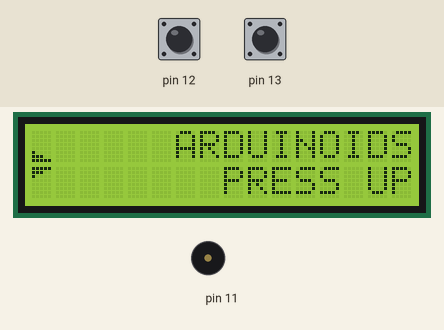
This sketch was run on a simulated Arduino Uno, built with avr-gcc and run on an emulated ATmega328P. Parts: 16×2 character LCD, buzzer (waves = sounding). The inputs (shaded band) are chosen by the test bench; at power-on: pin 13 HIGH, pin 12 HIGH. Random numbers use the default seed unless the sketch sets one.

Above: at 1.2 s.
1.3 s: pin 13 pulled LOW for 0.15 s
At 3.07 s:
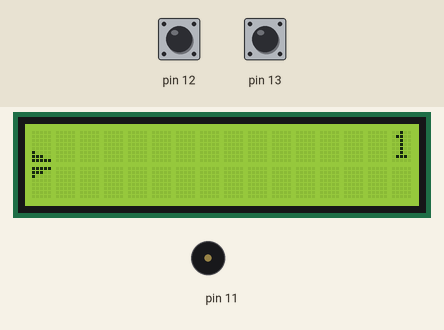
3.2 s: pin 12 pulled LOW for 0.15 s
At 4.02 s:
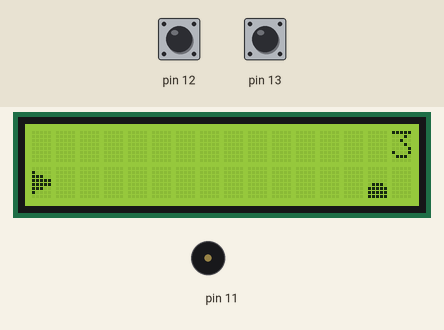
5.7 s: pin 12 pulled LOW for 1 s
At 6.52 s:
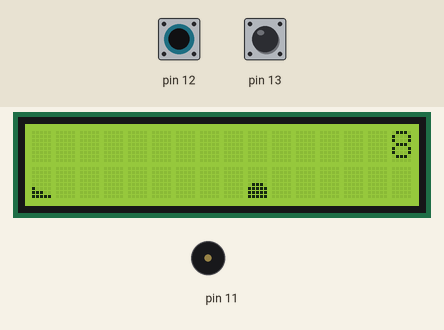
8.2 s: pin 13 pulled LOW for 1 s
At 11.1 s:
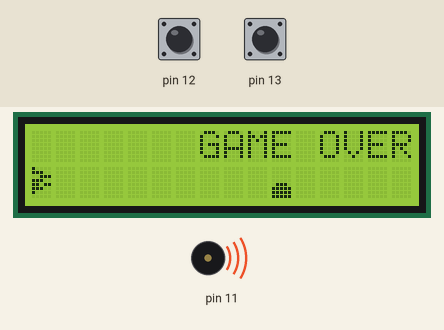
11.2 s: pin 13 pulled LOW for 3.2 s
At 15.4 s:
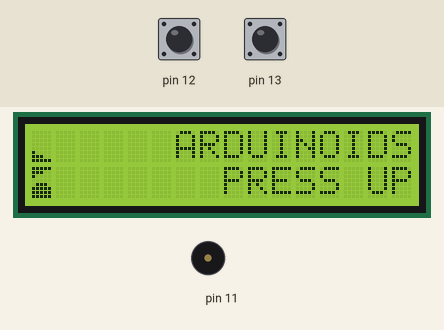
16.0 s: pin 13 pulled LOW for 0.15 s
At 19.12 s:
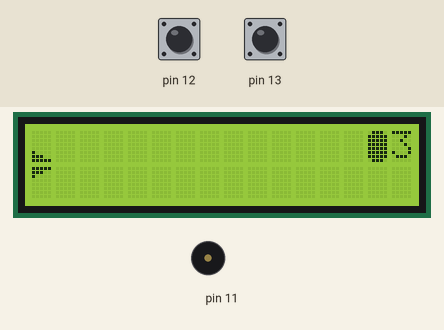
Timing chart, 0 to 20.6 s (numbered marks = the images above; inputs shaded):
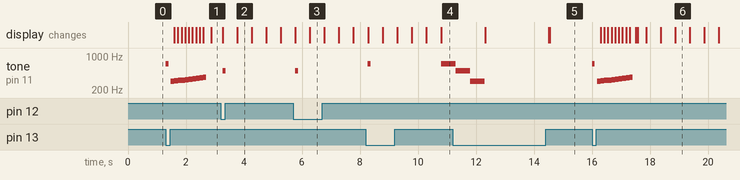

Measured:
- after the input at 1.3 s, tone on pin 11: plays 700 Hz for 0.10 s, 300 Hz for 0.12 s, 307 Hz for 0.12 s, 314 Hz for 0.12 s, 321 Hz for 0.12 s, 328 Hz for 0.12 s … (11 notes in this stretch), starting at once; the display: first changes after 0.30 s (image 1 shows a later state)
- after the input at 3.2 s, tone on pin 11: silent → 500 Hz after 0.07 s, → silent 0.10 s later
- after the input at 5.7 s, tone on pin 11: silent → 500 Hz after 0.07 s, → silent 0.10 s later
- after the input at 16.0 s, tone on pin 11: plays 700 Hz for 0.10 s, 300 Hz for 0.12 s, 307 Hz for 0.12 s, 314 Hz for 0.12 s, 321 Hz for 0.12 s, 328 Hz for 0.12 s … (11 notes in this stretch), starting at once; the display: first changes after 0.30 s (image 6 shows a later state)
- what the display in image 2 shows lasts 0.5 s, from 3.8 s to 4.3 s

The sketch:

asteroids.ino
```cpp
#include <LiquidCrystal_I2C.h>

// Sprites
byte spritePlayerNormal[8] = {
  0b00000,
  0b10000,
  0b11100,
  0b11111,
  0b11111,
  0b11100,
  0b10000,
  0b00000
};
byte spritePlayerTop[8] = {
  0b00000,
  0b00000,
  0b00000,
  0b00000,
  0b00000,
  0b10000,
  0b11100,
  0b11111
};
byte spritePlayerBottom[8] = {
  0b11111,
  0b11100,
  0b10000,
  0b00000,
  0b00000,
  0b00000,
  0b00000,
  0b00000
};
byte spriteStoneNormal[8] = {
  0b01110,
  0b11111,
  0b11111,
  0b11111,
  0b11111,
  0b11111,
  0b11111,
  0b01110
};
byte spriteStoneTop[8] = {
  0b00000,
  0b00000,
  0b00000,
  0b00000,
  0b01110,
  0b11111,
  0b11111,
  0b11111
};
byte spriteStoneBottom[8] = {
  0b11111,
  0b11111,
  0b11111,
  0b01110,
  0b00000,
  0b00000,
  0b00000,
  0b00000
};
byte spritePlayerStoneTop[8] = {
  0b11111,
  0b11111,
  0b11111,
  0b01110,
  0b00000,
  0b10000,
  0b11100,
  0b11111
};
byte spritePlayerStoneBottom[8] = {
  0b11111,
  0b11100,
  0b10000,
  0b00000,
  0b01110,
  0b11111,
  0b11111,
  0b11111
};
byte spritePlayerNormalBroken[8] = {
  0b10000,
  0b11100,
  0b00111,
  0b11100,
  0b11011,
  0b11100,
  0b10000,
  0b00000
};
byte spritePlayerTopBroken[8] = {
  0b00000,
  0b00000,
  0b00000,
  0b00000,
  0b10000,
  0b11100,
  0b00111,
  0b11100
};
byte spritePlayerBottomBroken[8] = {
  0b11011,
  0b11100,
  0b10000,
  0b00000,
  0b00000,
  0b00000,
  0b00000,
  0b00000
};
byte spriteUpArrow[8] = {
  0b00000,
  0b00100,
  0b01110,
  0b11111,
  0b00000,
  0b00000,
  0b00000,
  0b00000
};
byte spriteDownArrow[8] = {
  0b00000,
  0b00000,
  0b00000,
  0b00000,
  0b11111,
  0b01110,
  0b00100,
  0b00000
};

int stone[16] = {-1,-1,-1,-1,-1,-1,-1,-1,-1,-1,-1,-1,-1,-1,-1,-1};

LiquidCrystal_I2C lcd(0x27, 16, 2); // I2C address 0x27, 16 column and 2 rows
int up = 1;
int down = 1;
int playerpos = 1;
int fps = 10;
int counter = 0;
int stonepos = 15;
int nextstone = 0;
int score = 0;
int difficulty = 5;

String screen = "start";

void setup()
{
  lcd.init(); // initialize the lcd
  lcd.backlight();
  lcd.clear();
  switchScreen(screen);

  pinMode(13, INPUT_PULLUP);
  pinMode(12, INPUT_PULLUP);

  randomSeed(analogRead(A1));
}


void loop()
{
  long fstart = millis();
  lcd.clear();
  if (screen == "start") {
    startScreen();
  }
  if (screen == "ingame") {
    ingameScreen();
  }
  if (screen == "gameover") {
    gameOverScreen();
  }
  counter++;
  if (counter == 60) counter = 0;
  long fend = millis();
  if (1000/fps - (fend - fstart) > 0) delay(1000/fps - (fend-fstart));
}

void startScreen()
{
  lcd.setCursor(6,0);
  lcd.print("ARDUINOIDS");
  lcd.setCursor(8,1);
  lcd.print("PRESS UP");
  drawPlayer(0,2);
  while (digitalRead(13) == 1) {}
  tone(11, 700, 100);
  while (digitalRead(13) == 0) {}
  for (int i = 0; i<10; i++) {
    lcd.clear();
    lcd.setCursor(6+i,0);
    lcd.print("ARDUINOIDS");
    lcd.setCursor(8+i,1);
    lcd.print("PRESS UP");
    drawPlayer(0,2);
    tone(11, 300+i*7);
    delay(1000/fps);
  }
  noTone(11);
  delay(100);
  switchScreen("ingame");
}

void ingameScreen()
{
  // Update
  if ((counter % difficulty) == 0) {
    stone[stonepos] = -1;
    if (stonepos == nextstone) {
      stone[stonepos] = random(0,5);
      nextstone = random(7,11) + stonepos;
      if (nextstone > 15) {
        nextstone = nextstone - 16;
      }
    }
    stonepos++;
    score++;
    if (stonepos == 16) {
      stonepos = 0;
    }
  }
  if (score > 500) {
    difficulty = 1;
  } else if (score > 200) {
    difficulty = 2;
  } else if (score > 100) {
    difficulty = 3;
  } else if (score > 20) {
    difficulty = 4;
  }

  bool collision = false;
  if (playerpos - 1 == stone[stonepos] && playerpos - 1 != -1) collision = true;
  if (playerpos  == stone[stonepos]) collision = true;
  if (playerpos + 1 == stone[stonepos]) collision = true;
  if (collision) switchScreen("gameover");

  // Input
  if (digitalRead(13) == 0 && digitalRead(13) != up) {
    playerpos--;
    up = 0;
    tone(11, 700, 100);
  }
  if (digitalRead(13) == 1 && digitalRead(13) != up) {
    up = 1;
  }
  if (digitalRead(12) == 0 && digitalRead(12) != down) {
    playerpos++;
    down = 0;
    tone(11, 500, 100);
  }
  if (digitalRead(12) == 1 && digitalRead(12) != down) {
    down = 1;
  }
  if (playerpos < 0) playerpos = 0;
  if (playerpos > 4) playerpos = 4;

  // Draw
  for (int i = 0; i<16; i++) {
    if (i - stonepos < 0) {
      drawStone(16 + i - stonepos, stone[i]);
    } else {
      drawStone(i - stonepos, stone[i]);
    }
  }
  drawPlayer(0,playerpos);
  lcd.setCursor(16 - String(score).length(),0);
  lcd.print(score);
}

void gameOverScreen()
{
  lcd.setCursor(7,0);
  lcd.print("GAME OVER");
  tone(11, 700, 500);
  delay(500);
  tone(11, 500, 500);
  delay(500);
  tone(11, 300, 500);
  delay(500);
  lcd.setCursor(6,1);
  lcd.print("SCORE:");
  lcd.setCursor(16 - String(score).length(), 1);
  lcd.print(score);
  drawPlayer(0,playerpos);
  while (digitalRead(13) == 1) {}
  while (digitalRead(13) == 0) {}
  delay(100);
  switchScreen("start");
}

void switchScreen(String name)
{
  if (name == "start") {
    screen = "start";
    lcd.createChar(1, spritePlayerTop);
    lcd.createChar(2, spritePlayerBottom);
  }
  if (name == "ingame") {
    screen = "ingame";
    lcd.createChar(0, spritePlayerNormal);
    lcd.createChar(1, spritePlayerTop);
    lcd.createChar(2, spritePlayerBottom);
    lcd.createChar(3, spriteStoneNormal);
    lcd.createChar(4, spriteStoneTop);
    lcd.createChar(5, spriteStoneBottom);
    lcd.createChar(6, spritePlayerStoneTop);
    lcd.createChar(7, spritePlayerStoneBottom);

    playerpos = 2;
    stonepos = 15;
    nextstone = 0;
    score = 0;
    difficulty = 5;

    for (int i = 0; i < 16; i++) {
      stone[i] = -1;
    }
  }
  if (name == "gameover") {
    screen = "gameover";
    lcd.createChar(0, spritePlayerNormalBroken);
    lcd.createChar(1, spritePlayerTopBroken);
    lcd.createChar(2, spritePlayerBottomBroken);
  }
}

void drawStone(int x, int y)
{
  if (y == 0) {
    lcd.setCursor(x, 0);
    lcd.write((byte)5);
  }
  if (y == 1) {
    lcd.setCursor(x, 0);
    lcd.write((byte)3);
  }
  if (y == 2) {
    lcd.setCursor(x, 0);
    lcd.write((byte)4);
    lcd.setCursor(x, 1);
    lcd.write((byte)5);
  }
  if (y == 3) {
    lcd.setCursor(x, 1);
    lcd.write((byte)3);
  }
  if (y == 4) {
    lcd.setCursor(x, 1);
    lcd.write((byte)4);
  }
}

void drawPlayer(int x, int y)
{
  if (y == 0) {
    if (y + 2 == stone[stonepos]) {
      lcd.setCursor(x, 0);
      lcd.write((byte)7);
    } else {
      lcd.setCursor(x, 0);
      lcd.write((byte)2);
    }
  }
  if (y == 1) {
    lcd.setCursor(x, 0);
    lcd.write((byte)0);
  }
  if (y == 2) {
    if (y - 2 == stone[stonepos]) {
      lcd.setCursor(x, 0);
      lcd.write((byte)6);
    } else {
      lcd.setCursor(x, 0);
      lcd.write((byte)1);
    }
    if (y + 2 == stone[stonepos]) {
      lcd.setCursor(x, 1);
      lcd.write((byte)7);
    } else {
      lcd.setCursor(x, 1);
      lcd.write((byte)2);
    }
  }
  if (y == 3) {
    lcd.setCursor(x, 1);
    lcd.write((byte)0);
  }
  if (y == 4) {
    if (y - 2 == stone[stonepos]) {
      lcd.setCursor(x, 1);
      lcd.write((byte)6);
    } else {
      lcd.setCursor(x, 1);
      lcd.write((byte)1);
    }
  }
}
```
